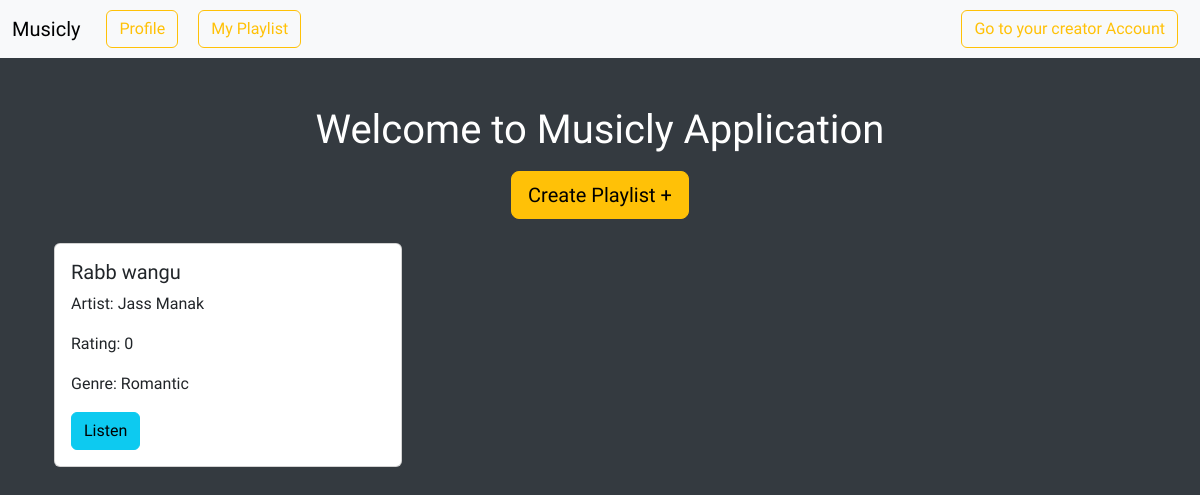
The page /home (signed in) on the database as committed earlier.
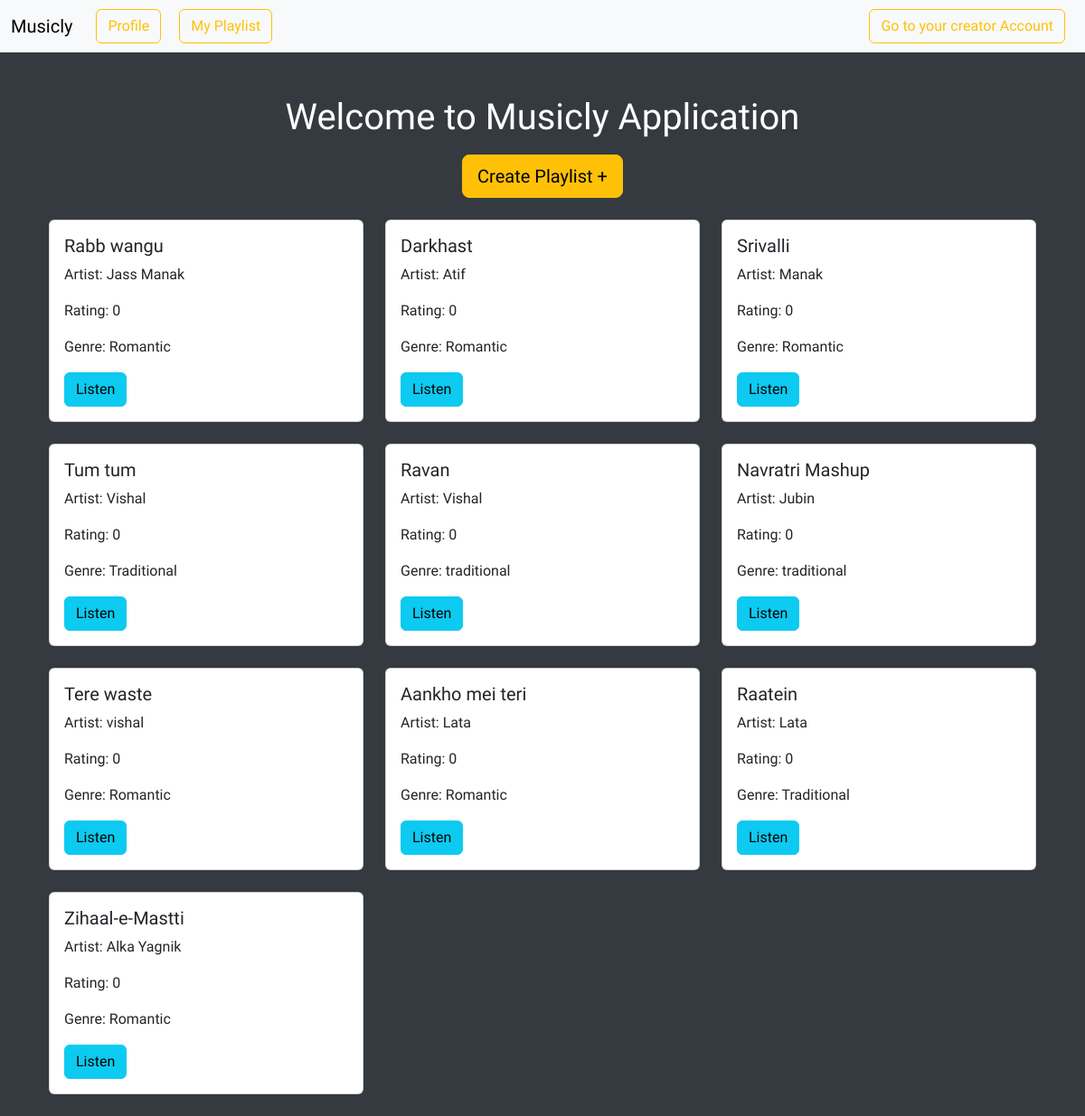
The same page on the database as committed later.
### models.py (models this page shows)
class Songs(db.Model):
    __tablename__ = 'Songs'
    id = db.Column(db.Integer, primary_key = True)
    name = db.Column(db.String(120), nullable=False)
    artist = db.Column(db.String(32))
    lyrics = db.Column(db.String(1024), nullable = False)
    rating = db.Column(db.Integer, nullable = False, default=0)
    genre = db.Column(db.String(26), nullable=False)
    filename = db.Column(db.String(255), nullable=False)
    album_id = db.Column(db.Integer, db.ForeignKey('Album.id'), nullable = False)
    CreatorId = db.Column(db.Integer, db.ForeignKey('User.id'), nullable = False)

### routes.py (the view)
@app.route('/home')
@auth_required
def home():
    user = User.query.get(session["user_id"])
    if user.is_admin:
        flash("You are an admin, continue as admin", "info")
        return redirect(url_for('admin'))
    else:
        songs = Songs.query.order_by(Songs.rating.desc()).all()
        return render_template('home.html', songs = songs, user = User.query.get(session["user_id"]))

### routes.py (called while the page is built)
def auth_required(func):
    @wraps(func)
    def inner(*args, **kwargs):
        if "user_id" not in session:
            flash("Login required.", 'danger')
            return redirect(url_for("login"))
        return func(*args, **kwargs)
    return inner

### templates/home.html (shortened to what this page needs)
{% extends 'layout.html' %}
{% block content %}
<div class="container mt-5">
    <h1 class="mm">Welcome to Musicly Application</h1>
    <div class="text-center">
        <a href="#" class="btn btn-warning btn-lg">Create Playlist <span class="plus-sign">+</span></a>
    </div>
    <div class="row mt-4">
        {% for song in songs %}
            <div class="col-md-4 mb-4">
                <div class="card">
                    <div class="card-body">
                        <h5 class="card-title">{{ song.name }}</h5>
                        <p class="card-text">Artist: {{ song.artist }}</p>
                        <p class="card-text">Rating: {{ song.rating }}</p>
                        <p class="card-text">Genre: {{ song.genre }}</p>
                        <a href="playSong/{{song.id}}" class="btn btn-info">Listen</a>
                    </div>
                </div>
            </div>
        {% endfor %}
    </div>
</div>
{% endblock %}

### templates/layout.html (shortened to what this page needs)
<!DOCTYPE html>
<html lang="en">
<head>
    <link href="https://cdn.jsdelivr.net/npm/bootstrap@5.3.2/dist/css/bootstrap.min.css" rel="stylesheet">
    <link rel="stylesheet" href="https://cdnjs.cloudflare.com/ajax/libs/font-awesome/6.4.2/css/all.min.css">
</head>
<body>
    {% include 'nav-auth.html' %}
    <div class="container">
        {% block content %} {% endblock %}
    </div>
</body>
</html>

### templates/nav-auth.html (shortened to what this page needs)
<nav class="navbar navbar-expand-lg bg-body-tertiary navbar-light bg-light">
  <div class="container-fluid">
      <a class="navbar-brand" href="/">Musicly</a>
      <div class="collapse navbar-collapse" id="navbarNav">
            {% if user %}
              {% if user.role=="admin" or need %}
              <ul class="navbar-nav ms-auto">
                <li class="nav-item">
                  <a href="{{url_for('logout')}}" class="btn btn-outline-warning bar">Logout</a>
                </li>
                </ul>
              {% else %}
                <ul class="navbar-nav navbar navbar-expand-lg navbar-light bg-light">
                  <li class="nav-item">
                    <a href="{{url_for('profile')}}" class="btn btn-outline-warning bar">Profile</a>
                  </li>
                  <li class="nav-item">
                    <a href="{{url_for('playlist')}}" class="btn btn-outline-warning bar">My Playlist</a>
                  </li>
                  {% if user.role == "creator" %}
                  <li class="nav-item ms-auto">
                    <a href="{{url_for('creatorAccount')}}" class="btn btn-outline-warning bar">Go to your creator Account</a>
                  </li>
                  {% else %}
                  <li class="nav-item ms-auto">
                    <a href="{{url_for('registerCreator')}}" class="btn btn-outline-warning bar">Register as a Creator</a>
                  </li>
                </ul>
                  {% endif %}
              {% endif %}
            {% endif %}
      </div>
    </div>
  </nav>

### templates/layout.html (style rules this page uses)
body { margin: 0; padding: 0; font-family: 'Balsamiq Sans', 'cursive'; background-color: #343a40; color: #ffffff; }

### templates/home.html (style rules this page uses)
.mm { text-align: center; margin: 17px; }

### templates/nav-auth.html (style rules this page uses)
.navbar { width: 100%; padding: 0; }
.bar { margin: 10px; }

Rows that differ between the two databases and show on the page:
added Songs: name "Darkhast", artist "Atif", rating "0", genre "Romantic"
added Songs: name "Srivalli", artist "Manak", rating "0", genre "Romantic"
added Songs: name "Tum tum", artist "Vishal", rating "0", genre "Traditional"
added Songs: name "Ravan", artist "Vishal", rating "0", genre "traditional"
added Songs: name "Navratri Mashup", artist "Jubin", rating "0", genre "traditional"
added Songs: name "Tere waste", artist "vishal", rating "0", genre "Romantic"
added Songs: name "Aankho mei teri", artist "Lata", rating "0", genre "Romantic"
added Songs: name "Raatein", artist "Lata", rating "0", genre "Traditional"
added Songs: name "Zihaal-e-Mastti", artist "Alka Yagnik", rating "0", genre "Romantic"
